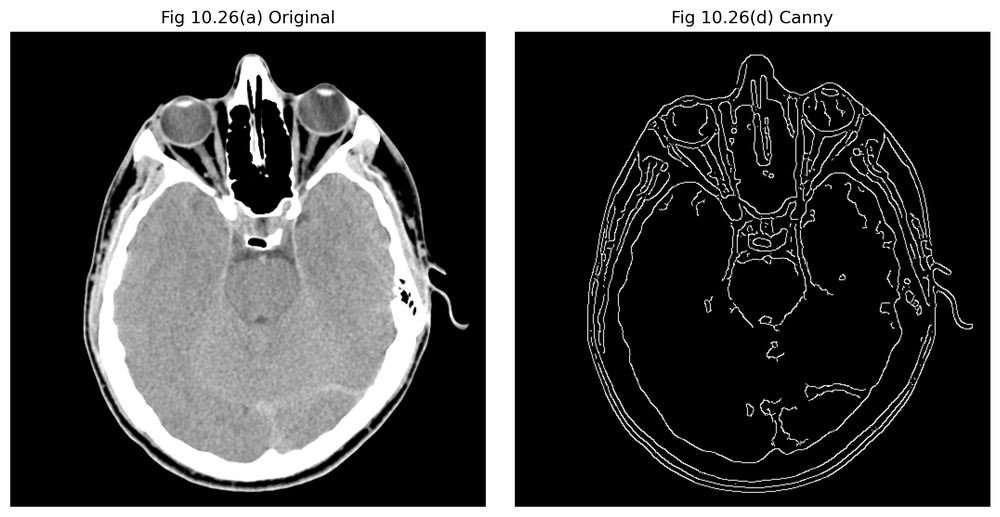
#> input picture results/chapter10/canny_edge_detection.png, 1000 x 517 px, shrunk from 2929 x 1515 before the run; its folder holds only this picture in this run
$ python basic_global_thresholding.py --input ../../results/chapter10/canny_edge_detection.png
#> lines starting #> are read from the running program, lines starting #| are printed output that depends on the picture; after the words box and inside, x2 and y2 are one past the last pixel; in counts of white or black regions, pixels touching at a corner belong together
### src/common.py
"""
Shared I/O and visualization helpers for the image-processing examples.
"""

from __future__ import annotations

from pathlib import Path

import cv2
import matplotlib.pyplot as plt
import numpy as np


PROJECT_ROOT = Path(__file__).resolve().parents[1]


def load_grayscale(path):
    """Load an image as 8-bit grayscale."""

    path = Path(path)

    if not path.exists():
        raise FileNotFoundError(f"Input image not found: {path}")

    image = cv2.imread(
        str(path),
        cv2.IMREAD_GRAYSCALE,
    )
#> image is the input picture: shape (517, 1000); min 0, max 255, mean 71.6

    if image is None:
        raise ValueError(
            f"OpenCV could not read the input image: {path}"
        )

    return image


# [22 lines left out: function normalize_to_uint8, not called in this run]


def default_output_path(chapter, filename):
    """Return the default generated-output path."""

    return PROJECT_ROOT / "outputs" / chapter / filename


def save_comparison(
    original,
    processed,
    output_path,
    processed_title,
    original_title="Input",
):
    """Save a side-by-side grayscale comparison figure."""

    output_path = Path(output_path)
    output_path.parent.mkdir(
        parents=True,
        exist_ok=True,
    )

    figure = plt.figure(
        figsize=(10, 5)
    )

    axis_original = figure.add_subplot(
        1, 2, 1
    )
    axis_original.imshow(
        original,
        cmap="gray",
        vmin=0,
        vmax=255,
    )
    axis_original.set_title(
        original_title
    )
    axis_original.axis("off")

    axis_processed = figure.add_subplot(
        1, 2, 2
    )
    axis_processed.imshow(
        processed,
        cmap="gray",
        vmin=0,
        vmax=255,
    )
    axis_processed.set_title(
        processed_title
    )
    axis_processed.axis("off")

    figure.tight_layout()
    figure.savefig(
        output_path,
        dpi=200,
        bbox_inches="tight",
    )
    plt.close(figure)

    return output_path

### src/chapter10_segmentation/basic_global_thresholding.py
from __future__ import annotations

import argparse
import sys
from pathlib import Path

import cv2
import numpy as np

PROJECT_ROOT = Path(__file__).resolve().parents[2]
if str(PROJECT_ROOT) not in sys.path:
    sys.path.insert(0, str(PROJECT_ROOT))

from src.common import (
    default_output_path,
    load_grayscale,
    normalize_to_uint8,
    save_comparison,
)


def basic_global_threshold(
    image,
    initial_threshold=None,
    tolerance=0.5,
    max_iterations=100,
):
#> called with tolerance = 0.5, max_iterations = 100
    tolerance = float(tolerance)
    max_iterations = int(max_iterations)

    if tolerance <= 0:
        raise ValueError(
            "tolerance must be greater than zero."
        )

    if max_iterations <= 0:
        raise ValueError(
            "max_iterations must be greater than zero."
        )

    threshold = (
        float(np.mean(image))
        if initial_threshold is None
        else float(initial_threshold)
    )
#> threshold = 71.58

    if not 0 <= threshold <= 255:
        raise ValueError(
            "initial_threshold must be in [0, 255]."
        )

    for _ in range(max_iterations):
        group_high = image[image > threshold]
        group_low = image[image <= threshold]

        if len(group_high) == 0 or len(group_low) == 0:
            break

        new_threshold = 0.5 * (
            float(group_high.mean())
            + float(group_low.mean())
        )

        if abs(threshold - new_threshold) < tolerance:
            threshold = new_threshold
            break

        threshold = new_threshold
#> this loop made 3 passes
#> new_threshold on passes 1 to 3: 102, 104.7, 105

    _, result = cv2.threshold(
        image,
        threshold,
        255,
        cv2.THRESH_BINARY,
    )
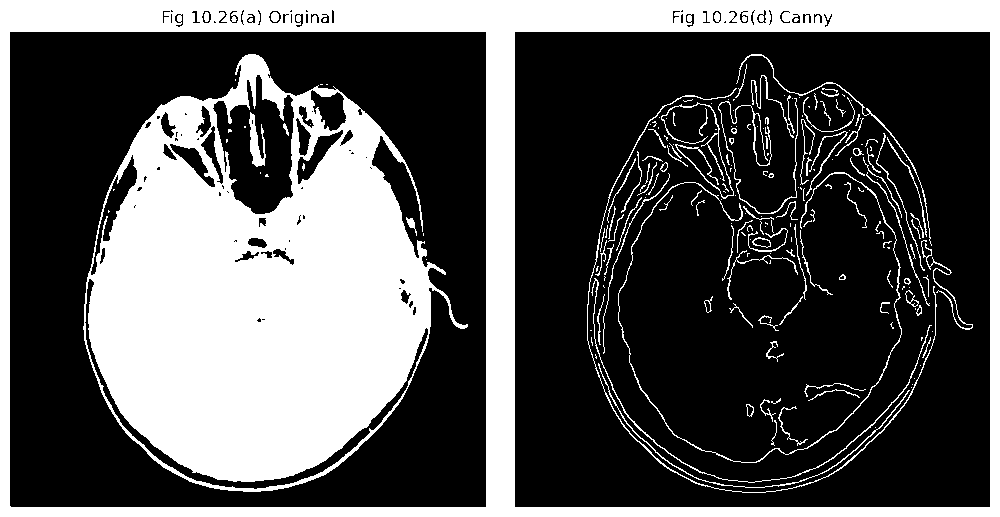
#> result: shape (517, 1000); 33.5% white; 206 white regions (110 under 20 px), largest, box (x1, y1, x2, y2) and area: (83, 54, 468, 492) 96695, (0, 0, 1000, 517) 64099, (618, 172, 902, 463) 1304

    return threshold, result


def main():
    parser = argparse.ArgumentParser(
        description="Apply iterative basic global thresholding."
    )
    parser.add_argument("--input", required=True)
    parser.add_argument(
        "--initial-threshold",
        type=float,
        default=None,
    )
    parser.add_argument(
        "--tolerance",
        type=float,
        default=0.5,
    )
    parser.add_argument(
        "--max-iterations",
        type=int,
        default=100,
    )
    parser.add_argument(
        "--output",
        default=str(
            default_output_path(
                "chapter10",
                "basic_global_thresholding.png",
            )
        ),
    )
    args = parser.parse_args()

    image = load_grayscale(args.input)
    threshold, result = basic_global_threshold(
        image,
        initial_threshold=args.initial_threshold,
        tolerance=args.tolerance,
        max_iterations=args.max_iterations,
    )
#> threshold = 105

    output = save_comparison(
        image,
        result,
        args.output,
        f"Basic Global Threshold (T={threshold:.2f})",
    )
#> in save_comparison, `figure.savefig( output_path, dpi=200, bbox_inches="tight", )`:
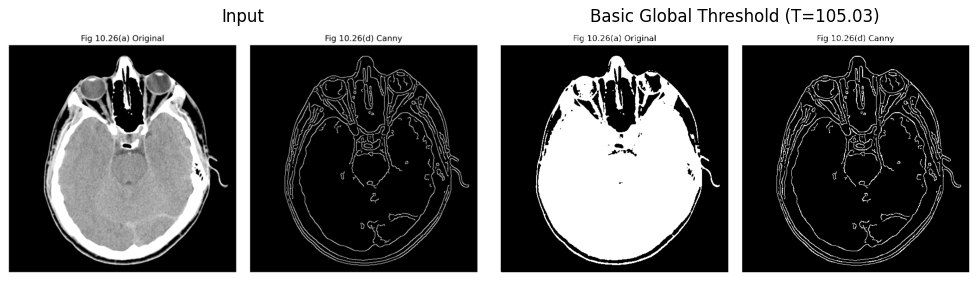
#> figure drawn by matplotlib, 2 panels
    print(f"Threshold: {threshold:.4f}")
#| Threshold: 105.0270
    print(f"Saved: {output}")
#| Saved: outputs/chapter10/basic_global_thresholding.png


if __name__ == "__main__":
    main()

$ run again, on results/chapter10/global_thresholding.png
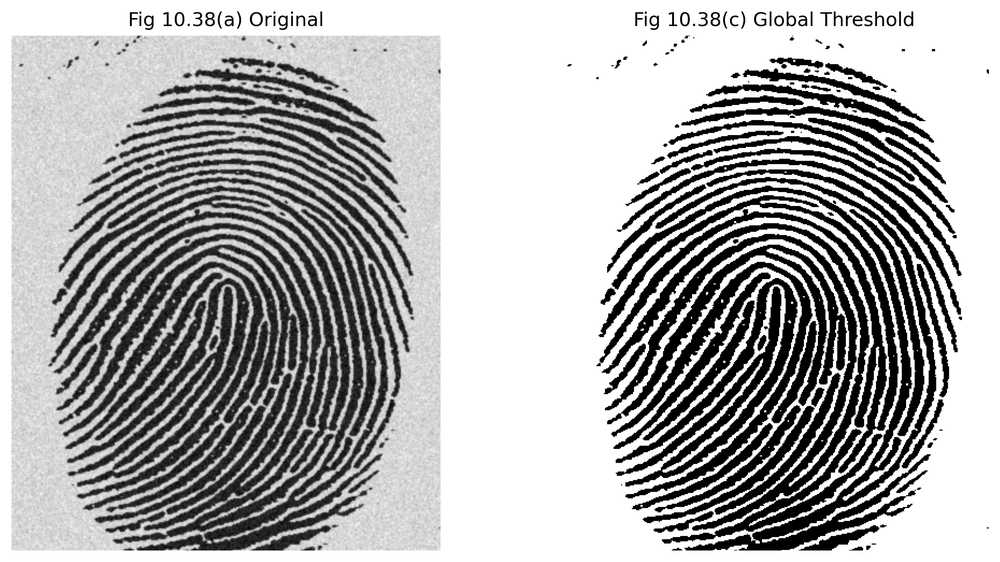
#> input picture results/chapter10/global_thresholding.png, 1000 x 562 px, shrunk from 2608 x 1466 before the run
#> in load_grayscale, image is the input picture: shape (562, 1000); min 0, max 255, mean 172.6
#> in basic_global_threshold, `threshold = ( float(np.mean(image)) if initial_threshold is None else ..`: threshold = 172.6
#> the loop in basic_global_threshold, `for _ in range(max_iterations):` made 4 passes
#> new_threshold on passes 1 to 4: 140.7, 134.9, 133.9, 133.7
#> in basic_global_threshold, `_, result = cv2.threshold( image, threshold, 255, cv2.THRESH_BINARY, )`:
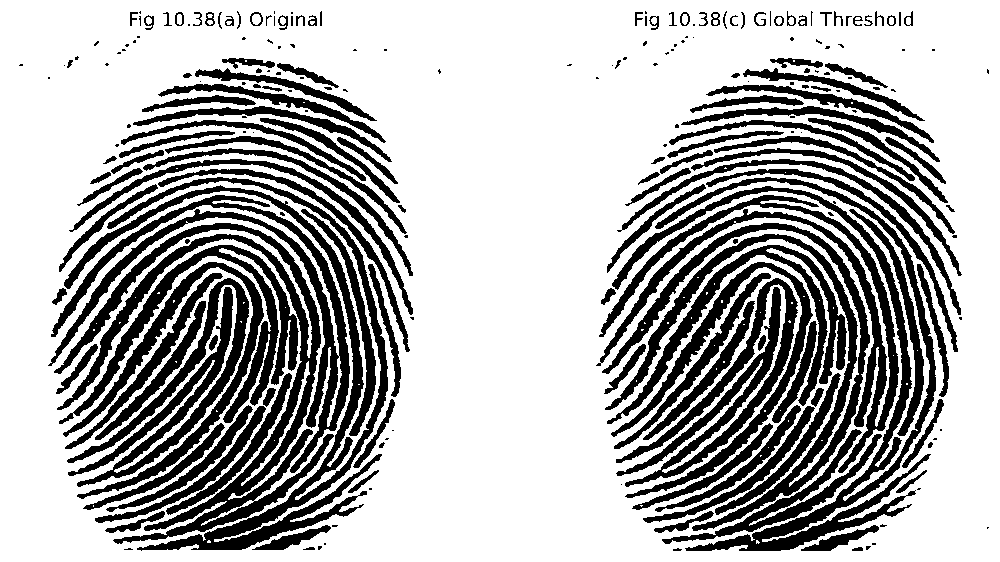
#> result: shape (562, 1000); 69.2% white; 238 black regions (99 under 20 px), largest, box (x1, y1, x2, y2) and area: (54, 223, 334, 544) 12978, (64, 177, 388, 551) 11912, (612, 177, 936, 551) 11700
#> in main, `threshold, result = basic_global_threshold( image, initial_threshold=a..`: threshold = 133.7
#> in save_comparison, `figure.savefig( output_path, dpi=200, bbox_inches="tight", )`:
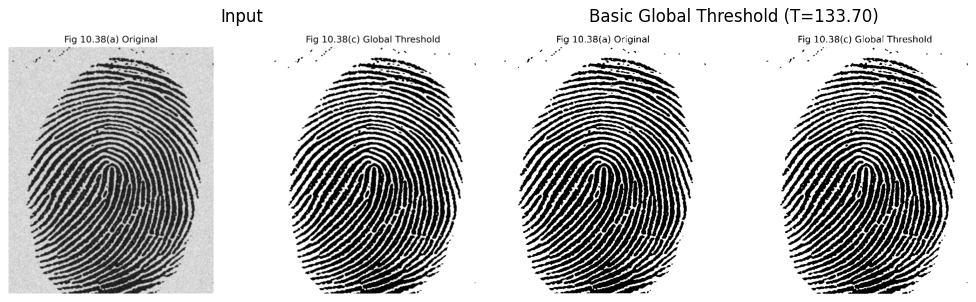
#> figure drawn by matplotlib, 2 panels
#| Threshold: 133.7032
#| Saved: outputs/chapter10/basic_global_thresholding.png

$ run again, on results/chapter10/otsu_thresholding.png
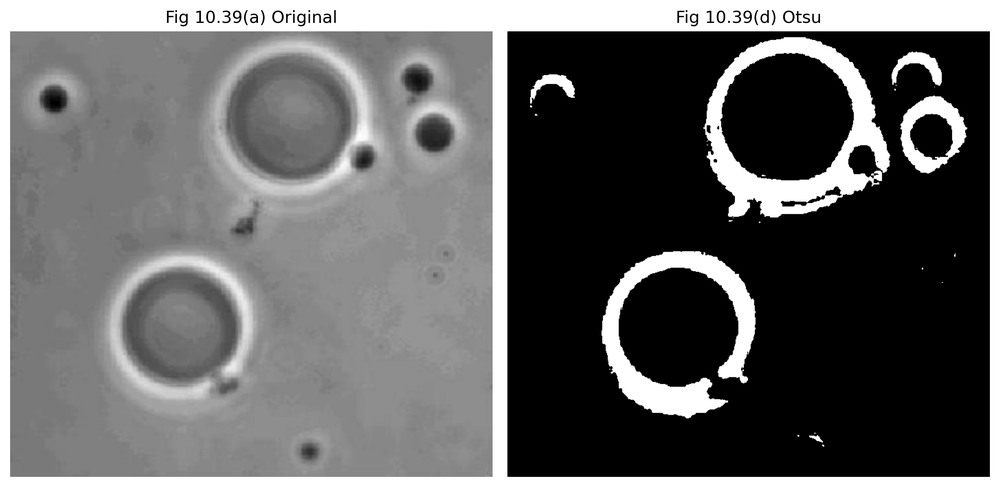
#> input picture results/chapter10/otsu_thresholding.png, 1000 x 487 px, shrunk from 2970 x 1445 before the run
#> in load_grayscale, image is the input picture: shape (487, 1000); min 0, max 255, mean 100.4
#> in basic_global_threshold, `threshold = ( float(np.mean(image)) if initial_threshold is None else ..`: threshold = 100.4
#> the loop in basic_global_threshold, `for _ in range(max_iterations):` made 3 passes
#> new_threshold on passes 1 to 3: 87.47, 85.12, 84.67
#> in basic_global_threshold, `_, result = cv2.threshold( image, threshold, 255, cv2.THRESH_BINARY, )`:
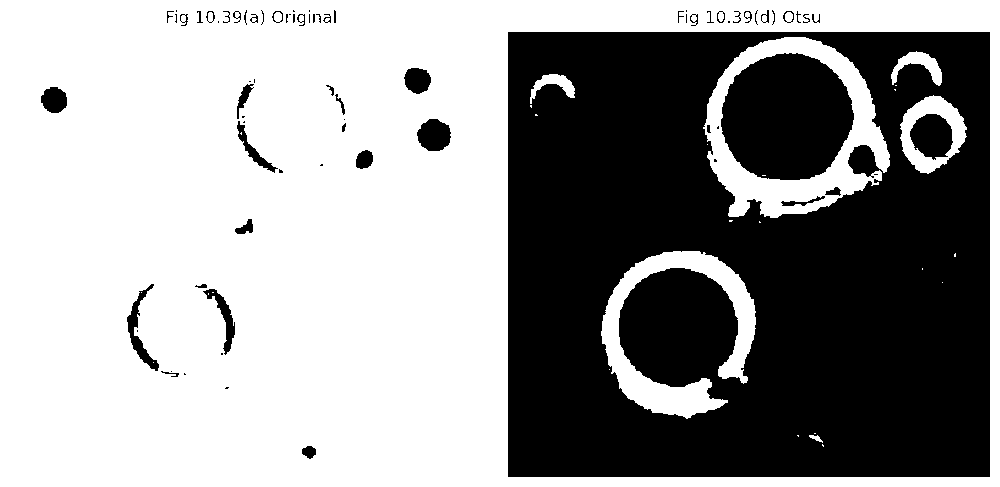
#> result: shape (487, 1000); 59.6% white; 76 black regions (33 under 20 px), largest, box (x1, y1, x2, y2) and area: (508, 32, 990, 477) 176368, (721, 53, 854, 180) 13191, (910, 114, 953, 160) 1445
#> in main, `threshold, result = basic_global_threshold( image, initial_threshold=a..`: threshold = 84.67
#> in save_comparison, `figure.savefig( output_path, dpi=200, bbox_inches="tight", )`:
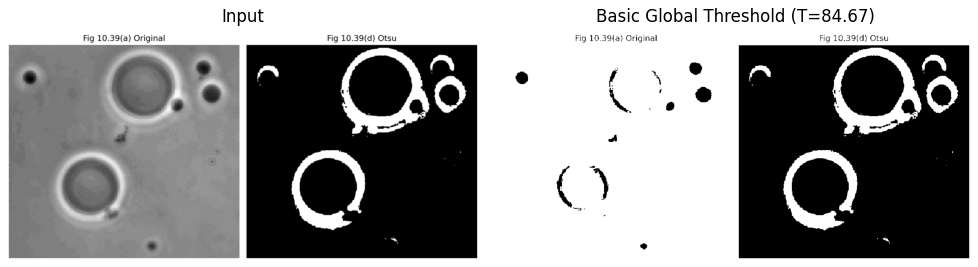
#> figure drawn by matplotlib, 2 panels
#| Threshold: 84.6701
#| Saved: outputs/chapter10/basic_global_thresholding.png

$ run again, on results/chapter10/basic_global_thresholding.png
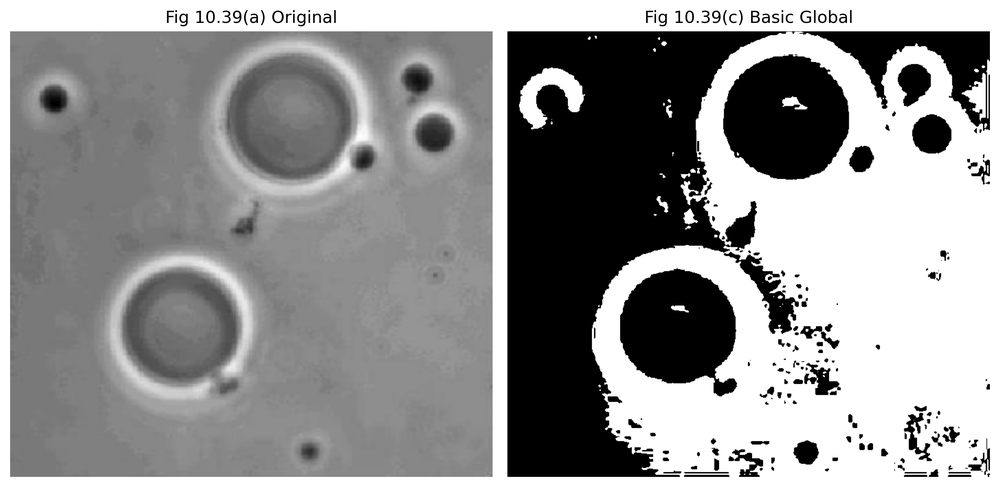
#> input picture results/chapter10/basic_global_thresholding.png, 1000 x 487 px, shrunk from 2970 x 1445 before the run
#> in load_grayscale, image is the input picture: shape (487, 1000); min 0, max 255, mean 146
#> in basic_global_threshold, `threshold = ( float(np.mean(image)) if initial_threshold is None else ..`: threshold = 146
#> the loop in basic_global_threshold, `for _ in range(max_iterations):` made 4 passes
#> new_threshold on passes 1 to 4: 157.5, 165.2, 167.3, 167.8
#> in basic_global_threshold, `_, result = cv2.threshold( image, threshold, 255, cv2.THRESH_BINARY, )`:
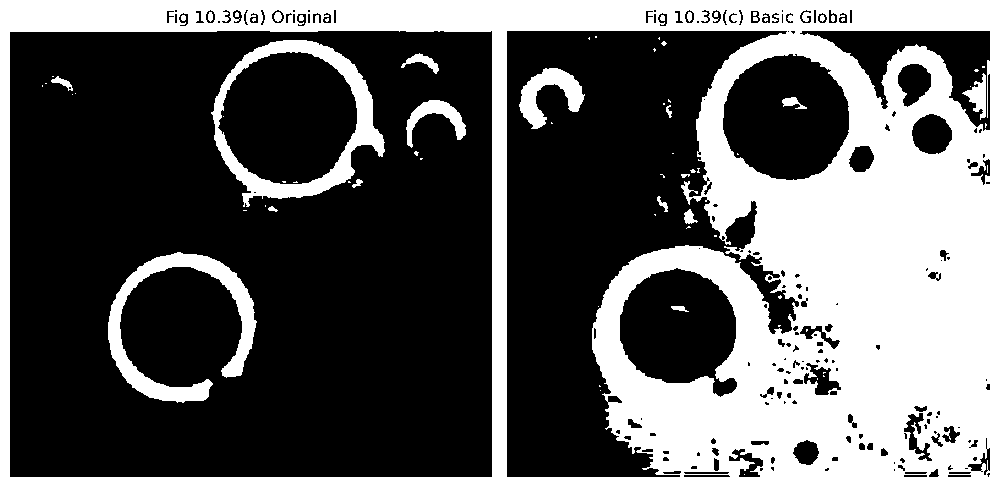
#> result: shape (487, 1000); 36.5% white; 77 white regions (53 under 20 px), largest, box (x1, y1, x2, y2) and area: (0, 0, 1000, 487) 161005, (211, 40, 385, 207) 6358, (108, 252, 257, 403) 5720
#> in main, `threshold, result = basic_global_threshold( image, initial_threshold=a..`: threshold = 167.8
#> in save_comparison, `figure.savefig( output_path, dpi=200, bbox_inches="tight", )`:
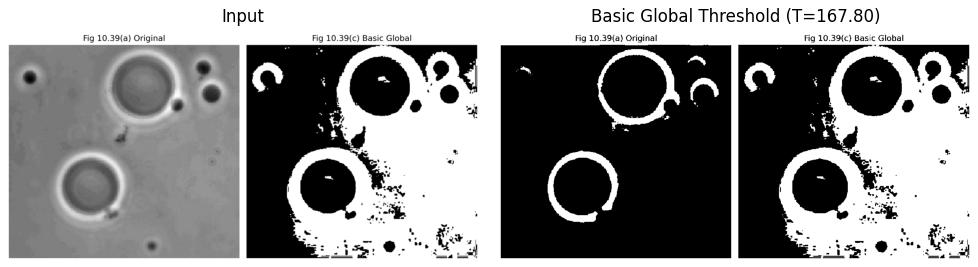
#> figure drawn by matplotlib, 2 panels
#| Threshold: 167.8028
#| Saved: outputs/chapter10/basic_global_thresholding.png
